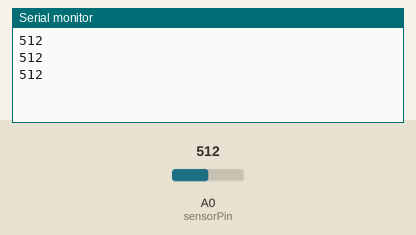
A sketch run on a simulated Arduino Uno, built with avr-gcc and run on an emulated ATmega328P. On the bench: the last lines printed to the serial monitor. Inputs (shaded band) come from the test bench; at power-on: A0 (sensorPin) = 512.

Above: at 1.3 s.
1.4 s: A0 (sensorPin) set to 716
At 1.9 s:
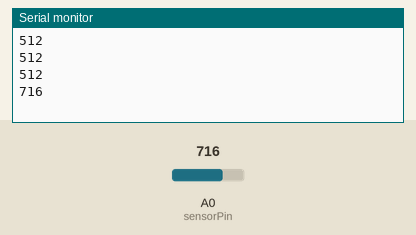
2.9 s: A0 (sensorPin) set to 900
At 3.4 s:
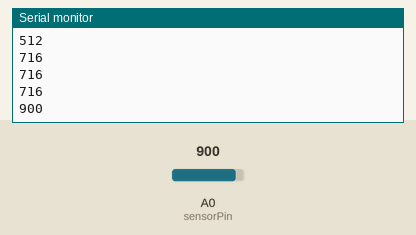
Timing chart, 0 to 5.9 s (numbered marks = the images above; inputs shaded):
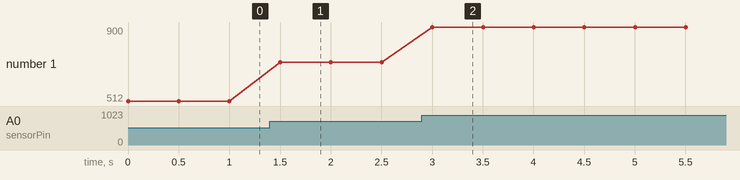

Measured:
- after the input at 1.4 s, the serial monitor: prints a new line after 0.10 s (image 1)
- after the input at 2.9 s, the serial monitor: prints a new line after 0.10 s (image 2)
- plotted number 1: 512 → 716 after the input at 1.4 s, 716 → 900 after the input at 2.9 s

The sketch:

read.ino
```cpp
int sensorPin = 0;
void setup() {
  // put your setup code here, to run once:
  Serial.begin(9600);
  pinMode(sensorPin,INPUT);
}

void loop() {
  // put your main code here, to run repeatedly:
  Serial.println(analogRead(sensorPin));
  delay(500);
}
```
